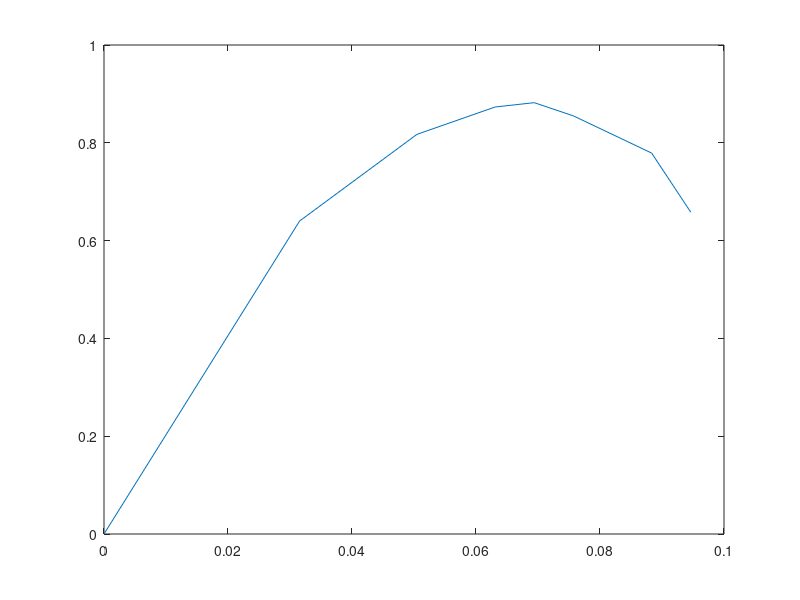

This figure's MATLAB source:
% تعریف داده ها براساس واحد SI
Q = [0 0.031545 0.050472 0.06309 0.069399 0.075708 0.088326 0.094635]  % مترمکعب بر ثانیه
H = [35.7 34.1 32.2 30.1 28.7 26.3 21.5 17.4]  % متر
Density = 997   %kg/m^3
g = 9.81  % m/s^2
etha_motor = 0.9
V = 460  %Voltage
I = [18.0 26.2 31.0 33.9 35.2 36.3 38.0 39.0]   %AMPER
Power_factor = 0.875
% تعریف فرمول ها
P_electricity = etha_motor.*1.732.*V.*I.*Power_factor   %در فایل پروژه جریان در فرمول قید نشده بود!!!
P_hyd = Density.*g.*Q.*H
etha_total = P_hyd./P_electricity 
% رسم پلات برای بازده کل برحسب دبی
grid on
plot(Q,etha_total)

